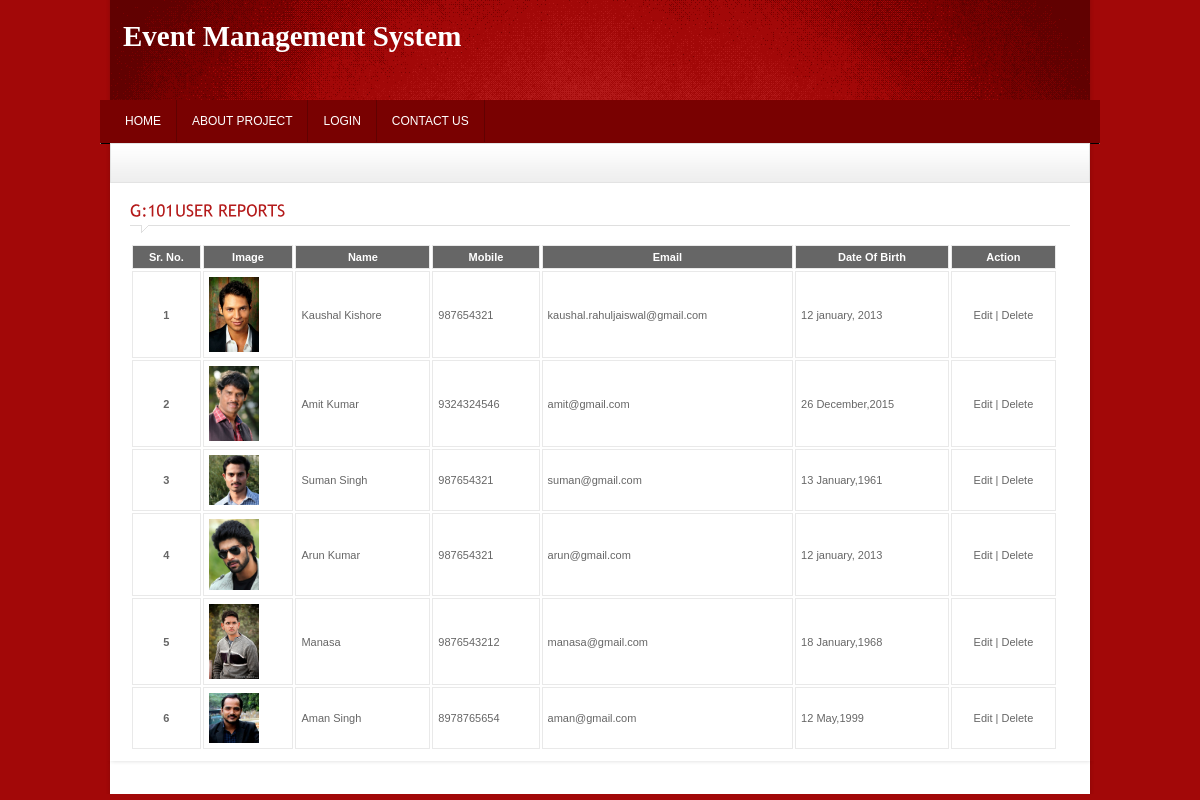
Page /event_management_system/user-report.php on the committed database.
### tables this page shows
CREATE TABLE `user` (
  `user_id` int(11) NOT NULL,
  `user_level_id` varchar(255) DEFAULT NULL,
  `user_username` varchar(255) DEFAULT NULL,
  `user_password` varchar(255) DEFAULT NULL,
  `user_name` varchar(255) NOT NULL,
  `user_add1` varchar(255) NOT NULL,
  `user_add2` varchar(255) NOT NULL,
  `user_city` varchar(255) NOT NULL,
  `user_state` varchar(255) NOT NULL,
  `user_country` varchar(255) NOT NULL,
  `user_email` varchar(255) NOT NULL,
  `user_mobile` varchar(255) NOT NULL,
  `user_gender` varchar(255) NOT NULL,
  `user_dob` varchar(255) NOT NULL,
  `user_image` varchar(255) NOT NULL
);

### event_management_system/includes/functions.php (called while the page is built, shortened)
<?php
$SERVER_PATH = "http://127.0.0.1/event_management_system/";
?>

### event_management_system/user-report.php (the view, shortened to what this page needs)
<?php
	include_once("includes/header.php");
	include_once("includes/db_connect.php");
	$SQL="SELECT * FROM user";
	$rs=mysqli_query($con,$SQL) or die(mysqli_error($con));
	global $SERVER_PATH;
?>
	<div class="crumb">
    </div>
	<div id="content_sec">
		<div class="col1" style="width:100%">
		<div class="contact">
				<h4 class="heading colr">User Reports</h4>
			<form name="frm_user" action="lib/user.php" method="post">
				<div class="static">
					<table style="width:100%">
					  <tbody>
					  <tr class="tablehead bold">
						<td scope="col">Sr. No.</td>
						<td scope="col">Image</td>
						<td scope="col">Name</td>
						<td scope="col">Mobile</td>
						<td scope="col">Email</td>
						<td scope="col">Date Of Birth</td>
						<td scope="col">Action</td>
					  </tr>
					<?php
					$sr_no=1;
					while($data = mysqli_fetch_assoc($rs))
					{
					?>
					  <tr>
						<td style="text-align:center; font-weight:bold;"><?=$sr_no++?></td>
						<td><img src="<?=$SERVER_PATH.'uploads/'.$data[user_image]?>" style="heigh:50px; width:50px"></td>
						<td><?=$data[user_name]?></td>
						<td><?=$data[user_mobile]?></td>
						<td><?=$data[user_email]?></td>
						<td><?=$data[user_dob]?></td>
						<td style="text-align:center"><a href="user.php?user_id=<?php echo $data[user_id] ?>">Edit</a> | <a href="Javascript:delete_user(<?=$data[user_id]?>)">Delete</a> </td>
					  </tr>
					<?php } ?>
					</tbody>
					</table>
				</div>
			</form>
		</div>
		</div>
	</div>
<?php include_once("includes/footer.php"); ?>

### event_management_system/css/style.css (style rules this page uses)
* { padding:0px; margin:0px; }
body { background-color:#a20808; font-family:Arial, Helvetica, sans-serif; font-size:11px; color:#666666; float:left; width:100%; }
a { text-decoration:none; outline:none; color:#666666; }
.bold { font-weight:bold; }
.colr { color:#b41a1a !important; }
h4 { font-size:16px; font-weight:normal; }
.heading { padding:10px 0px 14px 0px !important; width:100% !important; margin-bottom:10px !important; text-transform:uppercase; background-image:url(../images/heading.gif); background-repeat:no-repeat; background-position:left bottom; }
#content_sec { width:940px; padding:10px 20px; margin-left:10px; background-color:#FFF; float:left; }
.col1 { width:675px; float:left; }
.crumb { width:958px; height:30px; padding:8px 10px 0px 10px; background-image:url(../images/crumb.gif); background-repeat:repeat-x; margin-left:10px; border:#e3e3e3 solid 1px; }
.static { float:left; width:928px; }
.static table { float:left; width:453px; }
.static tr.tablehead { background-color:#666666; color:#FFF; padding:10px; text-align:center; }
.static tr td { padding:5px; border:#e9e9e9 solid 1px; }

### event_management_system/css/slider.css (style rules this page uses)
* { margin: 0; padding: 0; }

### rows in the picture
user: user_image (picture), user_name "Kaushal Kishore", user_mobile "987654321", user_email "kaushal.rahuljaiswal@gmail.com", user_dob "12 january, 2013"
user: user_image (picture), user_name "Amit Kumar", user_mobile "9324324546", user_email "amit@gmail.com", user_dob "26 December,2015"
user: user_image (picture), user_name "Suman Singh", user_mobile "987654321", user_email "suman@gmail.com", user_dob "13 January,1961"
user: user_image (picture), user_name "Arun Kumar", user_mobile "987654321", user_email "arun@gmail.com", user_dob "12 january, 2013"
user: user_image (picture), user_name "Manasa", user_mobile "9876543212", user_email "manasa@gmail.com", user_dob "18 January,1968"
user: user_image (picture), user_name "Aman Singh", user_mobile "8978765654", user_email "aman@gmail.com", user_dob "12 May,1999"
